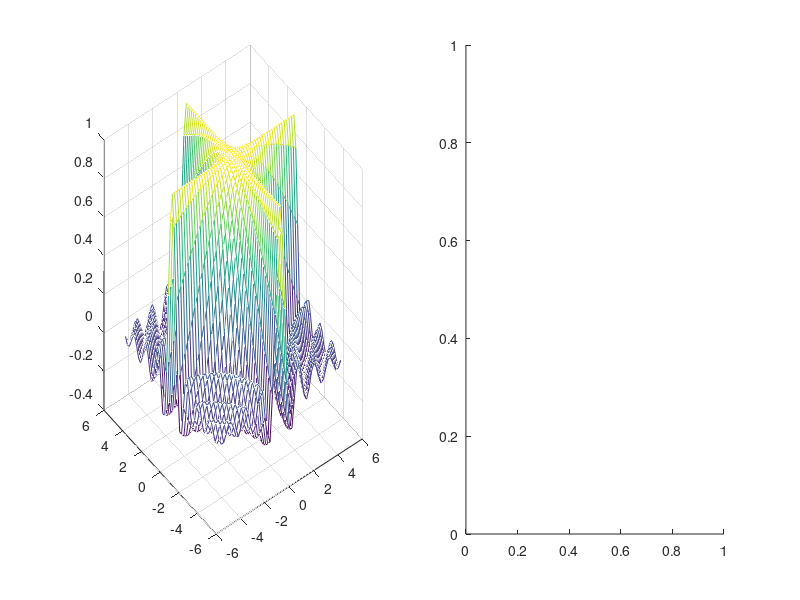

The MATLAB source for this figure: (Note: this script raises an error after producing the figure.)
clc,clear,close all
x=-5:0.2:5;
[x,y]=meshgrid(x);
z=(sin(x.*y)+eps)./(x.*y+eps);
subplot(121),mesh(x,y,z)
subplot(122),fmesh(@(x,y)sin(x.*y)./(x.*y))